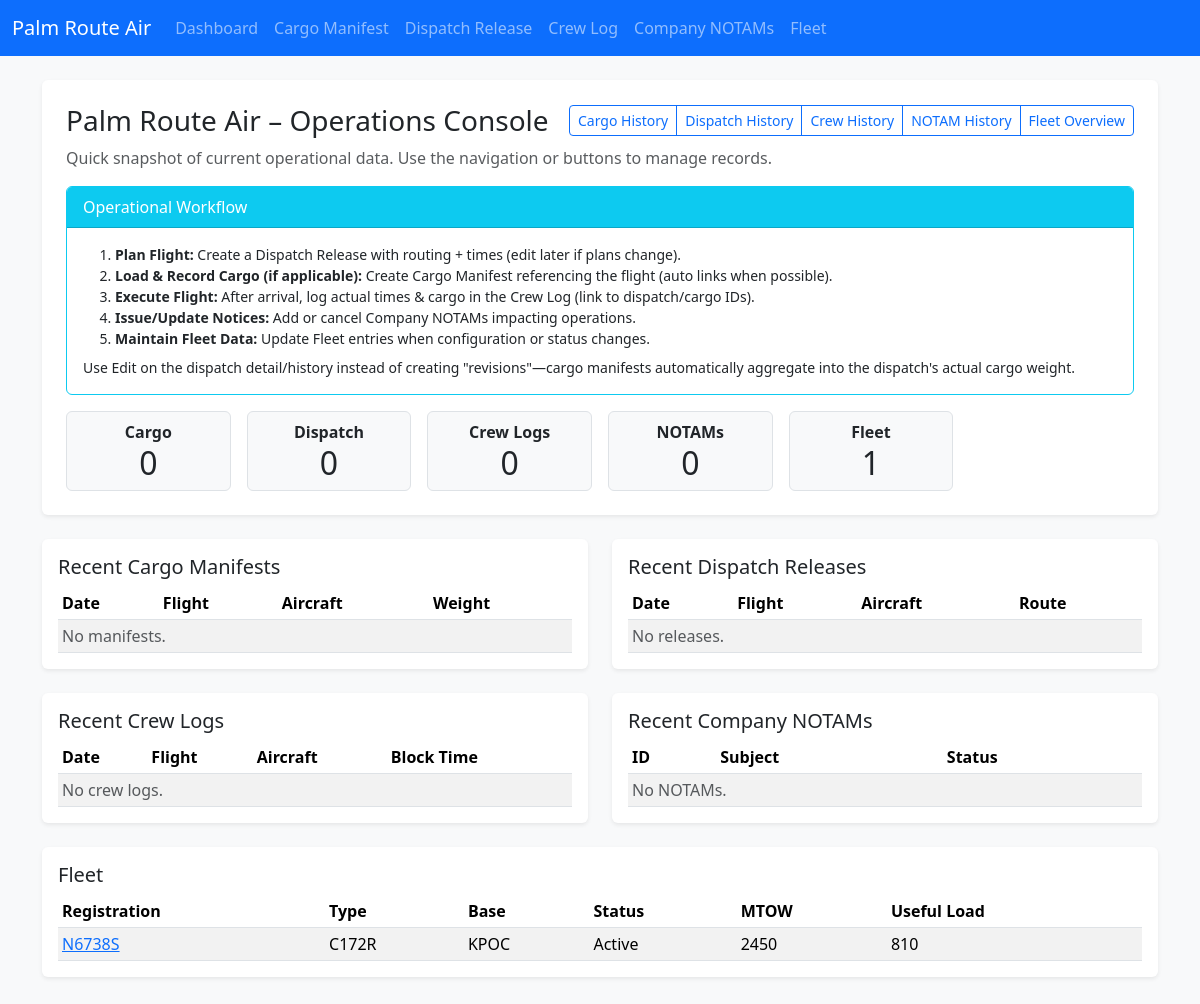
Before: / with the older database file.
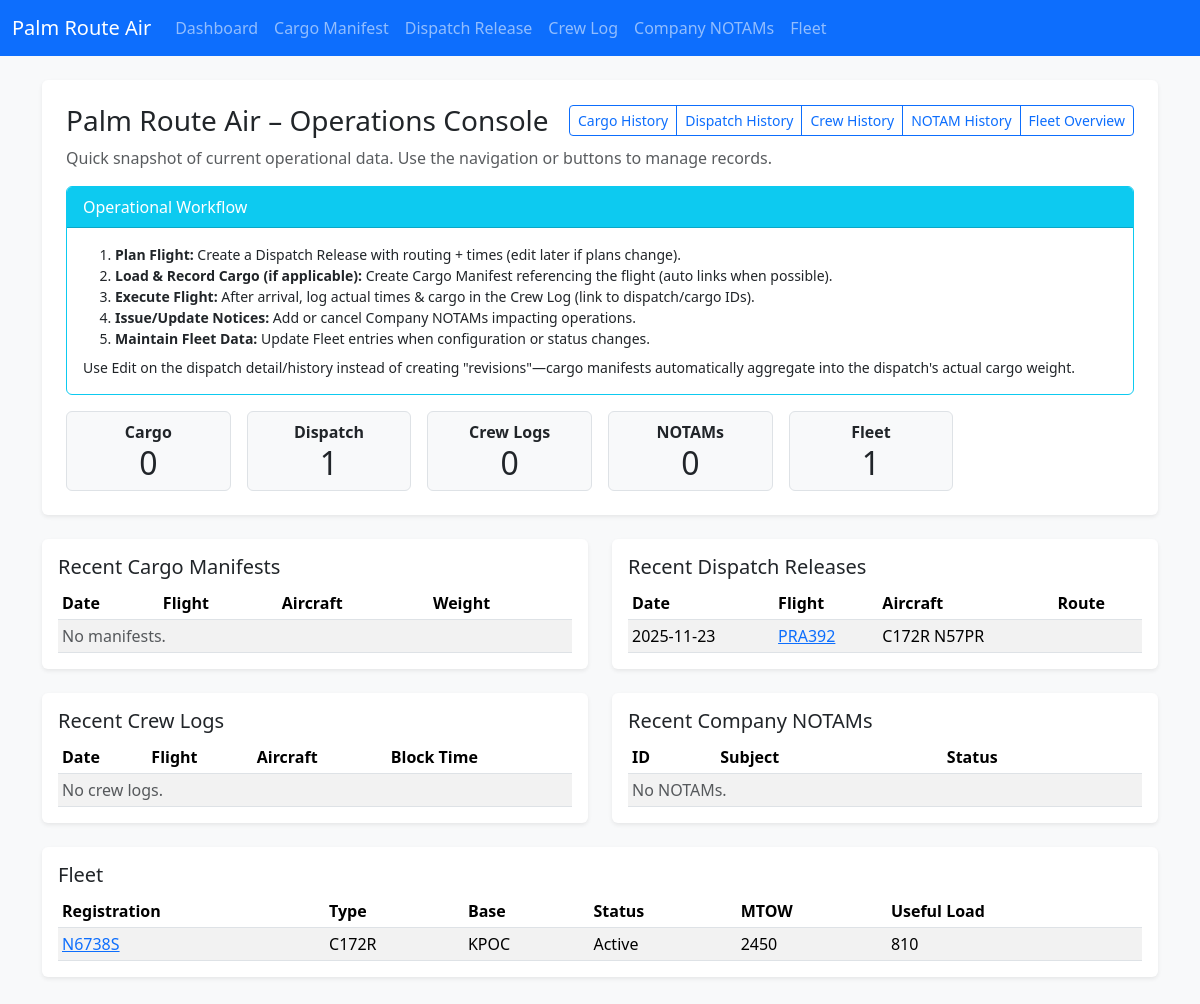
After: the same page with the newer database file.
### app.py (models this page shows)
class FleetEntry(db.Model):
    id = db.Column(db.Integer, primary_key=True)
    aircraft_type = db.Column(db.String(50))
    registration = db.Column(db.String(20))
    base = db.Column(db.String(10))
    status = db.Column(db.String(20))
    max_takeoff_weight = db.Column(db.String(20))
    useful_load = db.Column(db.String(20))
    notes = db.Column(db.Text)

class DispatchRelease(db.Model):
    id = db.Column(db.Integer, primary_key=True)
    date = db.Column(db.String(20))
    flight_id = db.Column(db.String(20))
    aircraft = db.Column(db.String(50))
    departure = db.Column(db.String(10))
    destination = db.Column(db.String(10))
    offblocks = db.Column(db.String(10))
    arrival = db.Column(db.String(10))
    route = db.Column(db.Text)
    payload_planned = db.Column(db.String(20))  # Planned payload weight (lbs)
    fuel_planned = db.Column(db.String(20))     # Planned fuel (gal or lbs)
    cargo_plan = db.Column(db.Text)             # Summary of intended cargo items
    alt_airports = db.Column(db.Text)           # Alternate airports list
    weather_brief = db.Column(db.Text)          # Weather summary / risks
    special_notes = db.Column(db.Text)          # Special instructions / hazards
    actual_cargo_weight = db.Column(db.String(20))  # Aggregated from linked manifests
    cargo_manifests = db.relationship('CargoManifest', backref='dispatch_release', lazy='dynamic')

### app.py (the view)
@app.route('/')
def index():
    manifests = CargoManifest.query.order_by(CargoManifest.id.desc()).limit(5).all()
    releases = DispatchRelease.query.order_by(DispatchRelease.id.desc()).limit(5).all()
    logs = CrewLog.query.order_by(CrewLog.id.desc()).limit(5).all()
    notams = CompanyNotam.query.order_by(CompanyNotam.id.desc()).limit(5).all()
    fleet_entries = FleetEntry.query.order_by(FleetEntry.id.desc()).all()
    counts = {
        'cargo_manifests': CargoManifest.query.count(),
        'dispatch_releases': DispatchRelease.query.count(),
        'crew_logs': CrewLog.query.count(),
        'company_notams': CompanyNotam.query.count(),
        'fleet_entries': FleetEntry.query.count()
    }
    return render_template('index.html', manifests=manifests, releases=releases, logs=logs, notams=notams, fleet_entries=fleet_entries, counts=counts)

### templates/index.html (shortened to what the changed rows need)
{% extends 'base.html' %}
{% block content %}
<div class="mb-4 p-4 bg-white rounded shadow-sm">
  <div class="d-flex justify-content-between align-items-center mb-2">
    <h1 class="h3 mb-0">Palm Route Air – Operations Console</h1>
  </div>
  <div class="row g-3">
    <div class="col-sm-6 col-md-4 col-lg-2">
      <div class="border rounded p-2 text-center bg-light">
        <div class="fw-bold">Dispatch</div>
        <div class="display-6 fs-2">{{ counts.dispatch_releases }}</div>
      </div>
    </div>
  </div>
</div>
<div class="row g-4">
  <div class="col-md-6">
    <div class="bg-white rounded shadow-sm p-3">
      <h2 class="h5">Recent Cargo Manifests</h2>
      <table class="table table-sm table-striped mb-0">
        <thead><tr><th>Date</th><th>Flight</th><th>Aircraft</th><th>Weight</th></tr></thead>
      </table>
    </div>
  </div>
  <div class="col-md-6">
    <div class="bg-white rounded shadow-sm p-3">
      <h2 class="h5">Recent Dispatch Releases</h2>
      <table class="table table-sm table-striped mb-0">
        <thead><tr><th>Date</th><th>Flight</th><th>Aircraft</th><th>Route</th></tr></thead>
        <tbody>
        {% for d in releases %}
          <tr>
            <td>{{ d.date }}</td>
            <td><a href="{{ url_for('dispatch_detail', id=d.id) }}">{{ d.flight_id }}</a></td>
            <td>{{ d.aircraft }}</td>
            <td>{{ d.route[:20] }}{% if d.route|length > 20 %}…{% endif %}</td>
          </tr>
        {% else %}
          <tr><td colspan="4" class="text-muted">No releases.</td></tr>
        {% endfor %}
        </tbody>
      </table>
    </div>
  </div>
  <div class="col-md-6">
    <div class="bg-white rounded shadow-sm p-3">
      <h2 class="h5">Recent Crew Logs</h2>
      <table class="table table-sm table-striped mb-0">
        <thead><tr><th>Date</th><th>Flight</th><th>Aircraft</th><th>Block Time</th></tr></thead>
      </table>
    </div>
  </div>
  <div class="col-md-6">
    <div class="bg-white rounded shadow-sm p-3">
      <h2 class="h5">Recent Company NOTAMs</h2>
      <table class="table table-sm table-striped mb-0">
        <thead><tr><th>ID</th><th>Subject</th><th>Status</th></tr></thead>
      </table>
    </div>
  </div>
  <div class="col-12">
    <div class="bg-white rounded shadow-sm p-3">
      <h2 class="h5">Fleet</h2>
      <table class="table table-sm table-striped mb-0">
        <thead><tr><th>Registration</th><th>Type</th><th>Base</th><th>Status</th><th>MTOW</th><th>Useful Load</th></tr></thead>
        <tbody>
        {% for f in fleet_entries %}
          <tr>
            <td><a href="{{ url_for('fleet_detail', id=f.id) }}">{{ f.registration }}</a></td>
            <td>{{ f.aircraft_type }}</td>
            <td>{{ f.base }}</td>
            <td>{{ f.status }}</td>
            <td>{{ f.max_takeoff_weight }}</td>
            <td>{{ f.useful_load }}</td>
          </tr>
        {% else %}
          <tr><td colspan="6" class="text-muted">No fleet entries.</td></tr>
        {% endfor %}
        </tbody>
      </table>
    </div>
  </div>
</div>
{% endblock %}

Changed rows visible on the page:
added DispatchRelease: date "2025-11-23", flight_id "PRA392", aircraft "C172R N57PR"
Other visible differences:
{{ counts.dispatch_releases }}: "0" → "1"
text no longer shown: "No releases."
